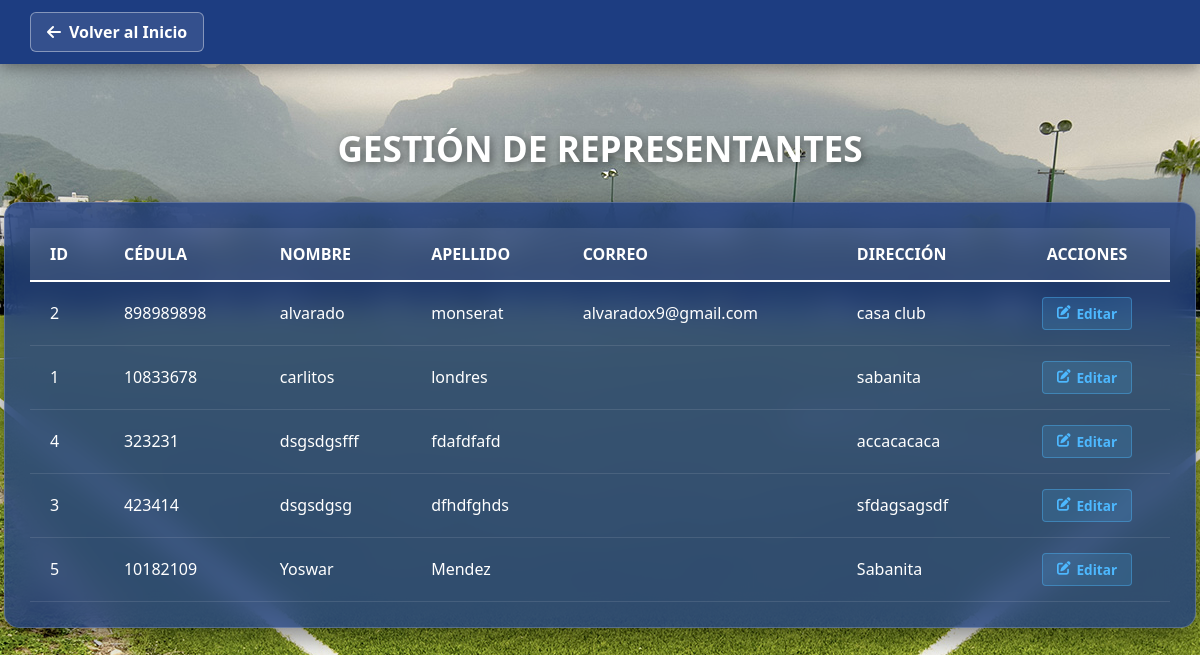
The app's page /vista/ver_representantes.php (signed in), older data.
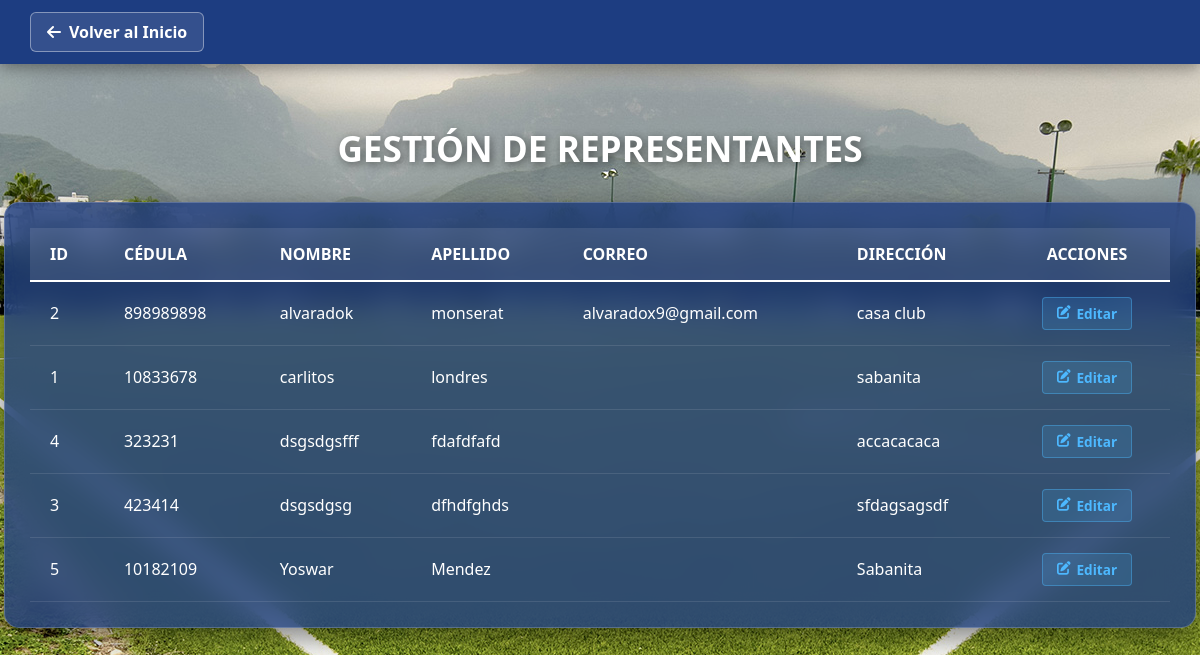
The same page, newer data.
### tables this page shows
CREATE TABLE `representantes` (
  `id` int(150) NOT NULL,
  `cedula` varchar(20) NOT NULL,
  `nombre` varchar(100) NOT NULL,
  `apellido` varchar(100) NOT NULL,
  `telefono` varchar(30) NOT NULL,
  `correo` varchar(100) NOT NULL,
  `direccion` text NOT NULL
);

### controlador/controlador_ver_representantes.php (called while the page is built)
<?php
require_once 'conexion.php';
$resultado = $conexion->query("SELECT id, cedula, nombre, apellido, correo, direccion FROM representantes ORDER BY nombre ASC");
?>

### vista/ver_representantes.php (the view, shortened to what this page needs)
<?php
require_once '../controlador/controlador_ver_representantes.php';
?>
<!DOCTYPE html>
<html lang="es">
<head>
    <link rel="stylesheet" href="../estilo/style16.css">
    <link rel="stylesheet" href="https://cdnjs.cloudflare.com/ajax/libs/font-awesome/6.0.0/css/all.min.css">
</head>
<body>
    <header class="main-header">
        <div class="header-container">
            <a href="../vista/inicio.php" class="btn-back">
                <i class="fas fa-arrow-left"></i> Volver al Inicio
            </a>
        </div>
    </header>
    <main class="central-container">
        <h1 class="main-title">Gestión de Representantes</h1>
        <div class="glass-table-container">
            <?php if (isset($resultado) && $resultado->num_rows > 0): ?>
                <table class="user-table">
                    <thead>
                        <tr>
                            <th>ID</th>
                            <th>Cédula</th>
                            <th>Nombre</th>
                            <th>Apellido</th>
                            <th>Correo</th>
                            <th>Dirección</th>
                            <th style="text-align: center;">Acciones</th>
                        </tr>
                    </thead>
                    <tbody>
                        <?php while($row = $resultado->fetch_assoc()): ?>
                            <tr>
                                <td><?php echo $row['id']; ?></td>
                                <td><?php echo htmlspecialchars($row['cedula']); ?></td>
                                <td><?php echo htmlspecialchars($row['nombre']); ?></td>
                                <td><?php echo htmlspecialchars($row['apellido']); ?></td>
                                <td><?php echo htmlspecialchars($row['correo']); ?></td>
                                <td><?php echo htmlspecialchars($row['direccion']); ?></td>
                                <td class="action-cell">
                                    <a href="editar_representante.php?id=<?php echo $row['id']; ?>" class="btn-table edit">
                                        <i class="fas fa-edit"></i> Editar
                                    </a>
                                </td>
                            </tr>
                        <?php endwhile; ?>
                    </tbody>
                </table>
            <?php endif; ?>
        </div>
    </main>
</body>
</html>

Row changes from the older to the newer data that the page shows:
changed representantes "monserat": nombre "alvarado" → "alvaradok"
